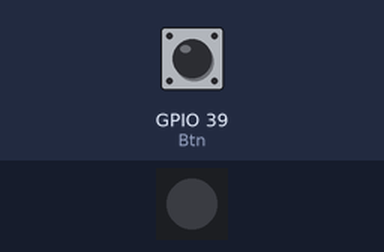
The sketch below on a simulated ESP32. On the bench: 1 RGB LEDs in strip order, left to right. The test bench sets the inputs (shaded band); at power-on: GPIO 39 (Btn) HIGH. WiFi joins after 1.5 s; servers stay silent unless stated; EEPROM starts erased; no MQTT or app messages arrive unless stated; what the sketch prints to the serial monitor is not drawn. At 38.7 s the program puts the board to deep sleep or switches it off; the recording ends there.

Above: at 2.9 s.
3.0 s: GPIO 39 (Btn) pulled LOW for 0.15 s
At 3.37 s:
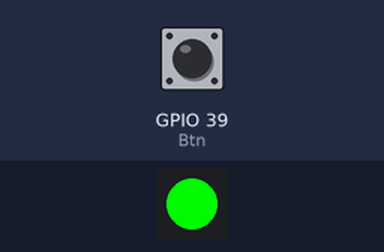
5.0 s: GPIO 39 (Btn) pulled LOW for 3.2 s
At 5.8 s:
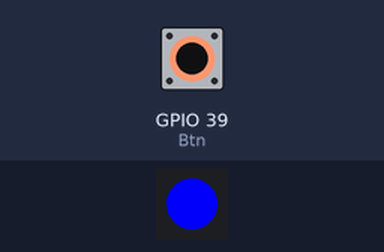
Timing chart, 0 to 38.7 s (numbered marks = the images above; inputs shaded):
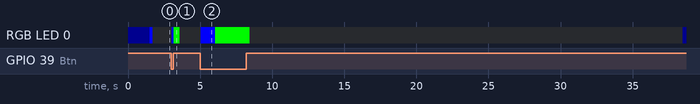

Measured:
- after the input at 3.0 s, RGB LED 0: off → RGB(0, 0, 240) at once, → RGB(0, 240, 0) 0.15 s later, → off 0.40 s later

The sketch:

M5_StampWifi.ino
```cpp
#include "Arduino.h"
#include "Button.h"
#include <rom/rtc.h>
#include <WiFi.h>
#include <WiFiManager.h>  // https://github.com/tzapu/WiFiManager
#include <WebServer.h>
#include <PubSubClient.h> // https://github.com/knolleary/pubsubclient
#include <Preferences.h>
#include <FastLED.h>

/* Board: ESP32 Pico Kit */
/* Upload Speed: 115200 */

// How many leds in your strip?
#define NUM_LEDS 1
#define DATA_PIN 27
// Define the array of leds
CRGB leds[NUM_LEDS];

Button Btn = Button(39, true, 10);

// Callback function header
void mqttCallback(char* topic, byte* payload, unsigned int length);
void saveConfigCallback();

WiFiClient mqtt_wifi;
PubSubClient mqtt(mqtt_wifi);

// Default values, loaded from config.json
char mqtt_server[40];
char mqtt_port[6] = "1883";

// Flag for saving data
bool shouldSaveConfig = false;

// Wakeup after Deepsleep Button
boolean buttonWakeup = false;

// Timeout to power off (0,5 min = 30 s)
int powerOffDelay = 30e3;
long powerOffTimeout = 0;

void setup()
{
  delay(10);
  FastLED.addLeds<SK6812, DATA_PIN, GRB>(leds, NUM_LEDS);
  leds[0] = 0x000000;
  FastLED.show();

  Serial.begin(115200);
  Serial.println();
  Serial.println(__FILE__ " " __DATE__ " " __TIME__);

  // Wifi off
  WiFi.disconnect(true);
  WiFi.mode(WIFI_OFF);
  // explicitly set mode, esp defaults to STA+AP
  WiFi.mode(WIFI_STA);

  //WiFiManager
  //Local intialization. Once its business is done, there is no need to keep it around
  WiFiManager wm;
  // wm.setConnectTimeout(20); // how long to try to connect for before continuing
  wm.setConfigPortalTimeout(60); // auto close configportal after n seconds
  // wm.setCaptivePortalEnable(false); // disable captive portal redirection
  // wm.setAPClientCheck(true); // avoid timeout if client connected to softap
  //
  // wifi scan settings
  // wm.setRemoveDuplicateAPs(false); // do not remove duplicate ap names (true)
  // wm.setMinimumSignalQuality(20);  // set min RSSI (percentage) to show in scans, null = 8%
  // wm.setShowInfoErase(false);      // do not show erase button on info page
  // wm.setScanDispPerc(true);       // show RSSI as percentage not graph icons
  //
  // wm.setBreakAfterConfig(true);   // always exit configportal even if wifi save fails
  // This is sometimes necessary, it is still unknown when and why this is needed but it may solve some race condition or bug in esp SDK/lib
  // wm.setCleanConnect(true); // disconnect before connect, clean connect

  // The extra parameters to be configured (can be either global or just in the setup)
  // After connecting, parameter.getValue() will get you the configured value
  // id/name placeholder/prompt default length
  WiFiManagerParameter custom_mqtt_server("mqtt_server", "MQTT Server", mqtt_server, 40);
  WiFiManagerParameter custom_mqtt_port("mqtt_port", "MQTT Port", mqtt_port, 6);
  // Add all your parameters here
  wm.addParameter(&custom_mqtt_server);
  wm.addParameter(&custom_mqtt_port);
  // Set config save notify callback
  wm.setSaveConfigCallback(saveConfigCallback);

  // Wakeup after Deepsleep (DEEPSLEEP_RESET)
  if (rtc_get_reset_reason(0) == 5) {
    buttonWakeup = true;
  }

  Btn.read();
  while (Btn.isPressed() && !buttonWakeup) {
    leds[0] = 0xf00000;
    FastLED.show();
    delay(50);
    Btn.read();
    if (Btn.pressedFor(5000)) {
      leds[0] = 0x00f000;
      FastLED.show();
      wm.resetSettings();
      Preferences prefs;
      prefs.begin("nvs", false);
      prefs.clear();
      prefs.end();
      //
      ESP.restart();
      delay(1000);
    }
  }

  leds[0] = 0x00000f;
  FastLED.show();

  // Load parameters from NVS
  Preferences prefs;
  prefs.begin("nvs", false);
  String s_mqtt_server = prefs.getString("mqtt_server");
  String s_mqtt_port = prefs.getString("mqtt_port");
  prefs.end();
  s_mqtt_server.toCharArray(mqtt_server, 41);
  s_mqtt_port.toCharArray(mqtt_port, 7);

  // Workarround for connection issue (WL_STATION_WRONG_PASSWORD)
  // see https://github.com/tzapu/WiFiManager/issues/979
  wm.setEnableConfigPortal(false);
  if(!wm.autoConnect()) {
    WiFi.disconnect();
    WiFi.mode(WIFI_OFF);
    wm.setEnableConfigPortal(true);
    wm.autoConnect();
  }

  if (!wm.autoConnect()) {
    //reset and try again, or maybe put it to deep sleep
    ESP.restart();
    delay(1000);
  }

  leds[0] = 0x0000f0;
  FastLED.show();

  // Save parameters to NVS
  if (shouldSaveConfig) {
    // Read updated parameters
    strcpy(mqtt_server, custom_mqtt_server.getValue());
    strcpy(mqtt_port, custom_mqtt_port.getValue());

    prefs.begin("nvs", false);
    prefs.putString("mqtt_server", String(mqtt_server));
    prefs.putString("mqtt_port", String(mqtt_port));
    prefs.end();

    shouldSaveConfig = false;
  }

  // Connecting to mqtt server
  mqtt.setServer(mqtt_server, atoi(mqtt_port));
  mqtt.setCallback(mqttCallback);

  // Auto Power-Off
  powerOffTimeout = millis() + powerOffDelay;

  delay(200);
  leds[0] = 0x000000;
  FastLED.show();
}

void loop()
{
  if (!mqtt.connected()) {
    if (mqtt.connect("M5_Stamp", NULL, NULL, "/dev/m5stamp/connected", 0, false, "0")) {
      // Once connected, publish an announcement...
      mqtt.publish("/dev/m5stamp/connected", "1");
    }
  }
  mqtt.loop();

  if (Btn.wasPressed() || buttonWakeup)
  {
    leds[0] = 0x0000f0;
    FastLED.show();
    String payload = "1";
    while (Btn.isPressed()) {
      delay(50);
      Btn.read();
      if (Btn.pressedFor(1000)) {
        payload = "2";
        break;
      }
    }
    if (mqtt.publish("/dev/m5stamp/button", (char*) payload.c_str())) {
      leds[0] = 0x00f000;
      FastLED.show();
      delay(200);
    } else {
      leds[0] = 0xf00000;
      FastLED.show();
      delay(500);
    }
    // Wakeup done
    if (buttonWakeup) {
      buttonWakeup = false;
      if (!Btn.isPressed()) {
        mqtt.publish("/dev/m5stamp/button", "0");
        leds[0] = 0x000000;
        FastLED.show();
      }
    }
  }
  if (Btn.wasReleased())
  {
    if (mqtt.publish("/dev/m5stamp/button", "0")) {
      delay(200);
    } else {
      delay(500);
    }
    leds[0] = 0x000000;
    FastLED.show();
    // Auto Power-Off
    powerOffTimeout = millis() + powerOffDelay;
  }

  // Auto Power-off after inactivity
  if (millis() > powerOffTimeout) {
    // Flash for 0.2 sec.
    leds[0] = 0x00000f;
    FastLED.show();
    mqtt.publish("/dev/m5stamp/sleep", "");
    delay(200);
    leds[0] = 0x000000;
    FastLED.show();
    // Wifi off
    WiFi.disconnect();
    WiFi.mode(WIFI_OFF);
    delay(20);
    // Configure GPIO39 as ext0 wake up source for LOW logic level
    esp_sleep_enable_ext0_wakeup(GPIO_NUM_39, 0);
    //Go to sleep now
    esp_deep_sleep_start();
  }

  delay(50);
  Btn.read();
}

void mqttCallback(char* topic, byte* payload, unsigned int length) {
}

void saveConfigCallback () {
  Serial.println("Save config");
  shouldSaveConfig = true;
}
```

Button.cpp
```cpp
// (licence header left out)
#include "Button.h"

/*----------------------------------------------------------------------*
 * Button(pin, puEnable, invert, dbTime) instantiates a button object.  *
 * pin      Is the Arduino pin the button is connected to.              *
 * puEnable Enables the AVR internal pullup resistor if != 0 (can also  *
 *          use true or false).                                         *
 * invert   If invert == 0, interprets a high state as pressed, low as  *
 *          released. If invert != 0, interprets a high state as        *
 *          released, low as pressed  (can also use true or false).     *
 * dbTime   Is the debounce time in milliseconds.                       *
 *                                                                      *
 * (Note that invert cannot be implied from puEnable since an external  *
 *  pullup could be used.)                                              *
 *----------------------------------------------------------------------*/
Button::Button(uint8_t pin, uint8_t invert, uint32_t dbTime) {
  _pin = pin;
  _invert = invert;
  _dbTime = dbTime;
  pinMode(_pin, INPUT_PULLUP);
  _state = digitalRead(_pin);
  if (_invert != 0) _state = !_state;
  _time = millis();
  _lastState = _state;
  _changed = 0;
  _hold_time = -1;
  _lastTime = _time;
  _lastChange = _time;
  _pressTime = _time;
}

/*----------------------------------------------------------------------*
 * read() returns the state of the button, 1==pressed, 0==released,     *
 * does debouncing, captures and maintains times, previous states, etc. *
 *----------------------------------------------------------------------*/
uint8_t Button::read(void) {
  static uint32_t ms;
  static uint8_t pinVal;

  ms = millis();
  pinVal = digitalRead(_pin);
  if (_invert != 0) pinVal = !pinVal;
  if (ms - _lastChange < _dbTime) {
    _lastTime = _time;
    _time = ms;
    _changed = 0;
    return _state;
  }
  else {
    _lastTime = _time;
    _time = ms;
    _lastState = _state;
    _state = pinVal;
    if (_state != _lastState) {
      _lastChange = ms;
      _changed = 1;
      if (_state) { _pressTime = _time; }
    }
    else {
      _changed = 0;
    }
    return _state;
  }
}

/*----------------------------------------------------------------------*
 * isPressed() and isReleased() check the button state when it was last *
 * read, and return false (0) or true (!=0) accordingly.                *
 * These functions do not cause the button to be read.                  *
 *----------------------------------------------------------------------*/
uint8_t Button::isPressed(void) {
  return _state == 0 ? 0 : 1;
}

uint8_t Button::isReleased(void) {
  return _state == 0 ? 1 : 0;
}

/*----------------------------------------------------------------------*
 * wasPressed() and wasReleased() check the button state to see if it   *
 * changed between the last two reads and return false (0) or           *
 * true (!=0) accordingly.                                              *
 * These functions do not cause the button to be read.                  *
 *----------------------------------------------------------------------*/
uint8_t Button::wasPressed(void) {
  return _state && _changed;
}

uint8_t Button::wasReleased(void) {
  return !_state && _changed && millis() - _pressTime < _hold_time;
}

uint8_t Button::wasReleasefor(uint32_t ms) {
  _hold_time = ms;
  return !_state && _changed && millis() - _pressTime >= ms;
}
/*----------------------------------------------------------------------*
 * pressedFor(ms) and releasedFor(ms) check to see if the button is     *
 * pressed (or released), and has been in that state for the specified  *
 * time in milliseconds. Returns false (0) or true (1) accordingly.     *
 * These functions do not cause the button to be read.                  *
 *----------------------------------------------------------------------*/
uint8_t Button::pressedFor(uint32_t ms) {
  return (_state == 1 && _time - _lastChange >= ms) ? 1 : 0;
}

uint8_t Button::releasedFor(uint32_t ms) {
  return (_state == 0 && _time - _lastChange >= ms) ? 1 : 0;
}
/*----------------------------------------------------------------------*
 * lastChange() returns the time the button last changed state,         *
 * in milliseconds.                                                     *
 *----------------------------------------------------------------------*/
uint32_t Button::lastChange(void) {
  return _lastChange;
}
```

Button.h
```cpp
// (licence header left out)
#ifndef Button_h
#define Button_h
// #if ARDUINO >= 100
#include <Arduino.h>
// #else
// #include <WProgram.h>
// #endif
class Button {
  public:
    Button(uint8_t pin, uint8_t invert, uint32_t dbTime);
    uint8_t read();
    uint8_t isPressed();
    uint8_t isReleased();
    uint8_t wasPressed();
    uint8_t wasReleased();
    uint8_t pressedFor(uint32_t ms);
    uint8_t releasedFor(uint32_t ms);
    uint8_t wasReleasefor(uint32_t ms);
    uint32_t lastChange();

  private:
    uint8_t _pin;           //arduino pin number
    uint8_t _puEnable;      //internal pullup resistor enabled
    uint8_t _invert;        //if 0, interpret high state as pressed, else interpret low state as pressed
    uint8_t _state;         //current button state
    uint8_t _lastState;     //previous button state
    uint8_t _changed;       //state changed since last read
    uint32_t _time;         //time of current state (all times are in ms)
    uint32_t _lastTime;     //time of previous state
    uint32_t _lastChange;   //time of last state change
    uint32_t _dbTime;       //debounce time
    uint32_t _pressTime;    //press time
    uint32_t _hold_time;    //hold time call wasreleasefor
};
#endif
```
